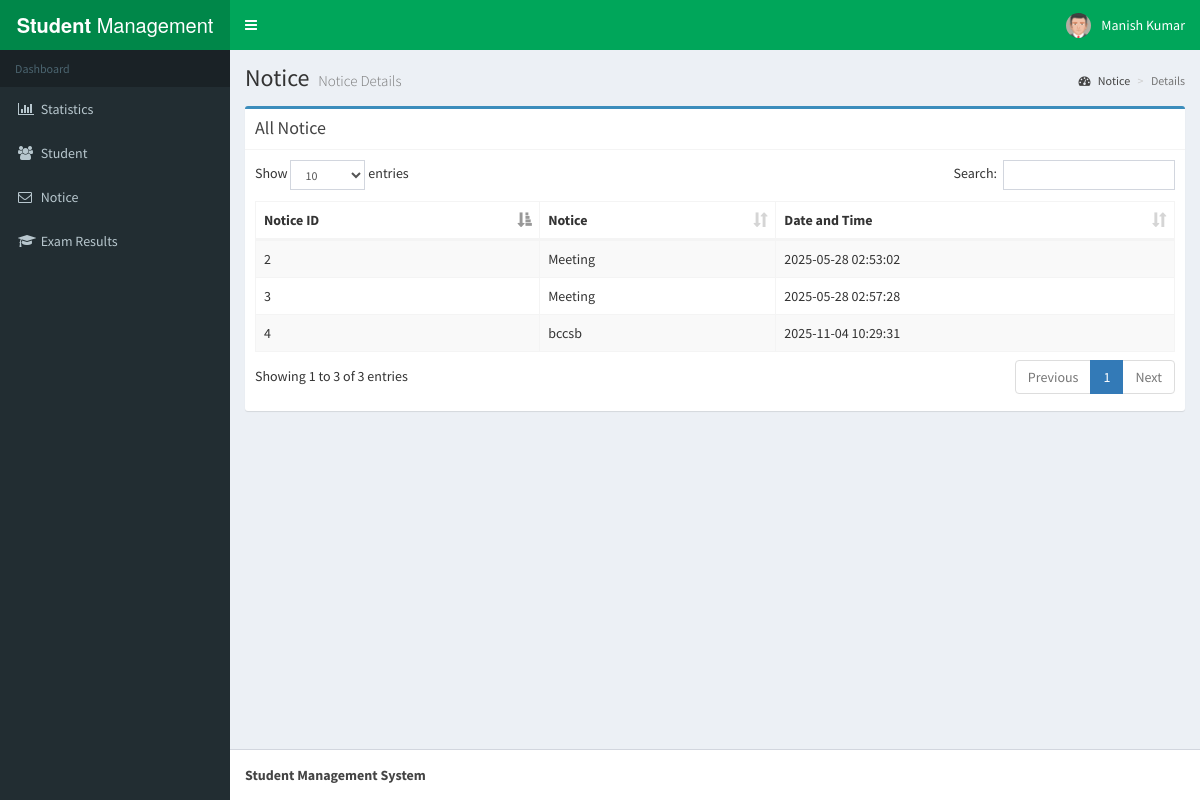
/notice-role.php (signed in), run on the app's committed database.
### tables this page shows
CREATE TABLE `notice` (
  `id` int(11) NOT NULL,
  `notice` varchar(1500) NOT NULL,
  `odience` varchar(100) NOT NULL,
  `date` datetime NOT NULL
);

### notice-role.php (the view, shortened to what this page needs)
<?php session_start();
include_once 'database.php';
?>
<!DOCTYPE html>
<html>
<head>
  <link rel="stylesheet" href="bower_components/bootstrap/dist/css/bootstrap.min.css">
  <link rel="stylesheet" href="bower_components/font-awesome/css/font-awesome.min.css">
  <link rel="stylesheet" href="bower_components/Ionicons/css/ionicons.min.css">
    <link rel="stylesheet" href="bower_components/datatables.net-bs/css/dataTables.bootstrap.min.css">
  <link rel="stylesheet" href="bower_components/bootstrap-daterangepicker/daterangepicker.css">
    <link rel="stylesheet" href="plugins/timepicker/bootstrap-timepicker.min.css">
  <link rel="stylesheet" href="bower_components/bootstrap-datepicker/dist/css/bootstrap-datepicker.min.css">
  <link rel="stylesheet" href="bower_components/select2/dist/css/select2.min.css">
  <link rel="stylesheet" href="dist/css/AdminLTE.min.css">
  <link rel="stylesheet" href="dist/css/skins/_all-skins.min.css">
</head>
<body class="hold-transition skin-green sidebar-mini">
<div class="wrapper">
 <?php include_once 'header.php'; ?>
  <?php include_once 'sidebar.php'; ?>
  <div class="content-wrapper">
    <section class="content-header">
      <h1>
        Notice
        <small>Notice Details</small>
      </h1>
      <ol class="breadcrumb">
        <li><a href="#"><i class="fa fa-dashboard"></i> Notice</a></li>
        <li class="active">Details</li>
      </ol>
    </section>
    <section class="content">
 <div class="row">
          <div class="col-xs-12">
          <div class="box box-primary">
            <div class="box-header with-border">
              <h3 class="box-title">All Notice</h3>
            </div>
            <div class="box-body">
              <table id="example1" class="table table-bordered table-striped">
                <thead>
                <tr>
                  <th>Notice ID</th>
                  <th>Notice</th>
                  <th>Date and Time</th>
                </tr>
                </thead>
                <tbody>
                  <?php
                  $sql = "SELECT * FROM notice where odience='".$_SESSION['role']."' or odience='All'";
                  $result = $conn->query($sql);
                  if ($result->num_rows > 0) {
                     while($row = $result->fetch_assoc()) {
                      echo "<tr><td> " . $row["id"]. " </td><td> " . $row["notice"]." </td><td> " . $row["date"]." </td>
                      </tr>";
                       }
                                  }
                  ?>
                </tbody>
              </table>
            </div>
          </div>
          </div>
        </div>
    </section>
  </div>
 <?php include_once 'footer.php'; ?>
</div>
</body>
</html>

### data on the page
notice: id "2", notice "Meeting", date "2025-05-28 02:53:02"
notice: id "3", notice "Meeting", date "2025-05-28 02:57:28"
notice: id "4", notice "bccsb", date "2025-11-04 10:29:31"

### other printed values
$_SESSION['user'] "Manish Kumar"
